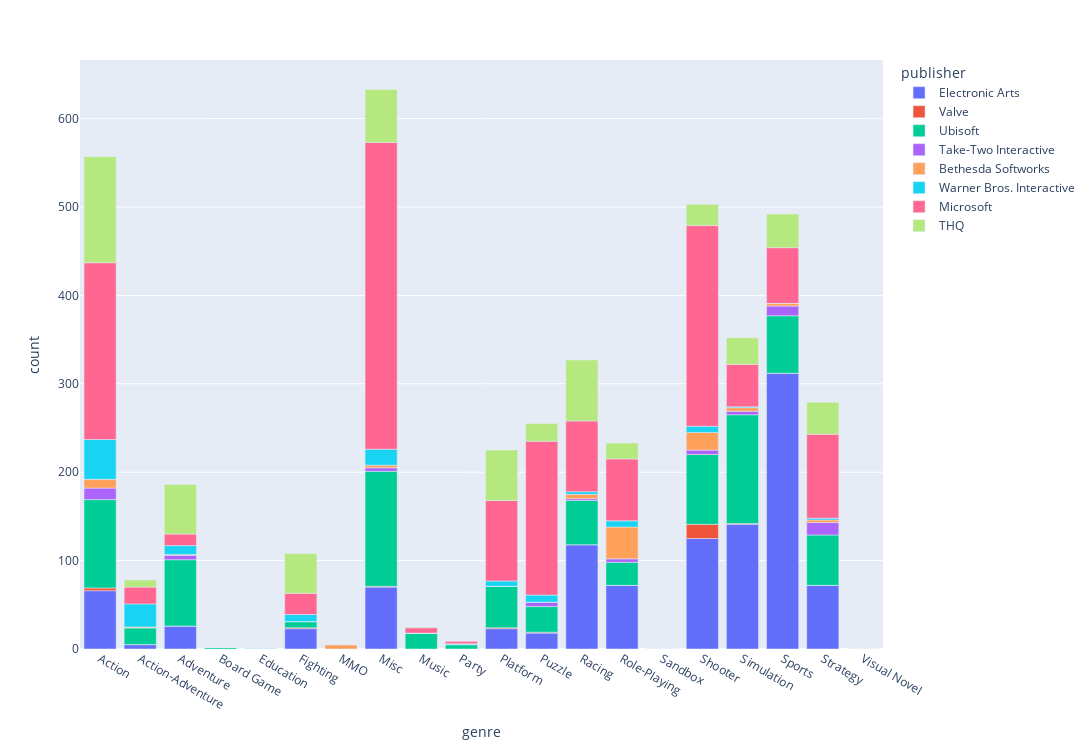

Source (notebook cell):
### Code cell
fig = px.bar(df_genres_per_west_publisher_melted_for_plot, x='genre', y='count', color='publisher', height=750, width=1920)
fig.show()

### Figure 1 — Plotly figure (JSON) as saved in the notebook; plotly's stock layout.template omitted (floating-point values rounded to 4 significant figures)
{"data": [{"alignmentgroup": "True", "hovertemplate": "publisher=Electronic Arts<br>genre=%{x}<br>count=%{y}<extra></extra>", "legendgroup": "Electronic Arts", "marker": {"color": "#636efa", "pattern": {"shape": ""}}, "name": "Electronic Arts", "offsetgroup": "Electronic Arts", "orientation": "v", "showlegend": true, "textposition": "auto", "type": "bar", "x": ["Action", "Action-Adventure", "Adventure", "Board Game", "Education", "Fighting", "MMO", "Misc", "Music", "Party", "Platform", "Puzzle", "Racing", "Role-Playing", "Sandbox", "Shooter", "Simulation", "Sports", "Strategy", "Visual Novel"], "xaxis": "x", "y": [66, 5, 26, 0, 0, 23, 0, 70, 0, 0, 23, 18, 118, 72, 0, 125, 141, 312, 72, 0], "yaxis": "y"}, {"alignmentgroup": "True", "hovertemplate": "publisher=Valve<br>genre=%{x}<br>count=%{y}<extra></extra>", "legendgroup": "Valve", "marker": {"color": "#EF553B", "pattern": {"shape": ""}}, "name": "Valve", "offsetgroup": "Valve", "orientation": "v", "showlegend": true, "textposition": "auto", "type": "bar", "x": ["Action", "Action-Adventure", "Adventure", "Board Game", "Education", "Fighting", "MMO", "Misc", "Music", "Party", "Platform", "Puzzle", "Racing", "Role-Playing", "Sandbox", "Shooter", "Simulation", "Sports", "Strategy", "Visual Novel"], "xaxis": "x", "y": [3, 0, 0, 0, 0, 1, 0, 1, 0, 0, 1, 1, 0, 0, 0, 16, 1, 0, 0, 0], "yaxis": "y"}, {"alignmentgroup": "True", "hovertemplate": "publisher=Ubisoft<br>genre=%{x}<br>count=%{y}<extra></extra>", "legendgroup": "Ubisoft", "marker": {"color": "#00cc96", "pattern": {"shape": ""}}, "name": "Ubisoft", "offsetgroup": "Ubisoft", "orientation": "v", "showlegend": true, "textposition": "auto", "type": "bar", "x": ["Action", "Action-Adventure", "Adventure", "Board Game", "Education", "Fighting", "MMO", "Misc", "Music", "Party", "Platform", "Puzzle", "Racing", "Role-Playing", "Sandbox", "Shooter", "Simulation", "Sports", "Strategy", "Visual Novel"], "xaxis": "x", "y": [100, 19, 75, 2, 0, 7, 0, 130, 18, 5, 47, 29, 50, 26, 0, 79, 123, 65, 57, 0], "yaxis": "y"}, {"alignmentgroup": "True", "hovertemplate": "publisher=Take-Two Interactive<br>genre=%{x}<br>count=%{y}<extra></extra>", "legendgroup": "Take-Two Interactive", "marker": {"color": "#ab63fa", "pattern": {"shape": ""}}, "name": "Take-Two Interactive", "offsetgroup": "Take-Two Interactive", "orientation": "v", "showlegend": true, "textposition": "auto", "type": "bar", "x": ["Action", "Action-Adventure", "Adventure", "Board Game", "Education", "Fighting", "MMO", "Misc", "Music", "Party", "Platform", "Puzzle", "Racing", "Role-Playing", "Sandbox", "Shooter", "Simulation", "Sports", "Strategy", "Visual Novel"], "xaxis": "x", "y": [13, 0, 5, 0, 0, 0, 0, 4, 0, 0, 0, 5, 2, 4, 0, 5, 4, 11, 14, 0], "yaxis": "y"}, {"alignmentgroup": "True", "hovertemplate": "publisher=Bethesda Softworks<br>genre=%{x}<br>count=%{y}<extra></extra>", "legendgroup": "Bethesda Softworks", "marker": {"color": "#FFA15A", "pattern": {"shape": ""}}, "name": "Bethesda Softworks", "offsetgroup": "Bethesda Softworks", "orientation": "v", "showlegend": true, "textposition": "auto", "type": "bar", "x": ["Action", "Action-Adventure", "Adventure", "Board Game", "Education", "Fighting", "MMO", "Misc", "Music", "Party", "Platform", "Puzzle", "Racing", "Role-Playing", "Sandbox", "Shooter", "Simulation", "Sports", "Strategy", "Visual Novel"], "xaxis": "x", "y": [10, 1, 1, 0, 0, 0, 5, 3, 0, 0, 0, 0, 5, 36, 0, 20, 4, 3, 3, 0], "yaxis": "y"}, {"alignmentgroup": "True", "hovertemplate": "publisher=Warner Bros. Interactive<br>genre=%{x}<br>count=%{y}<extra></extra>", "legendgroup": "Warner Bros. Interactive", "marker": {"color": "#19d3f3", "pattern": {"shape": ""}}, "name": "Warner Bros. Interactive", "offsetgroup": "Warner Bros. Interactive", "orientation": "v", "showlegend": true, "textposition": "auto", "type": "bar", "x": ["Action", "Action-Adventure", "Adventure", "Board Game", "Education", "Fighting", "MMO", "Misc", "Music", "Party", "Platform", "Puzzle", "Racing", "Role-Playing", "Sandbox", "Shooter", "Simulation", "Sports", "Strategy", "Visual Novel"], "xaxis": "x", "y": [45, 26, 10, 0, 1, 8, 0, 18, 0, 1, 6, 8, 3, 7, 0, 7, 1, 0, 2, 0], "yaxis": "y"}, {"alignmentgroup": "True", "hovertemplate": "publisher=Microsoft<br>genre=%{x}<br>count=%{y}<extra></extra>", "legendgroup": "Microsoft", "marker": {"color": "#FF6692", "pattern": {"shape": ""}}, "name": "Microsoft", "offsetgroup": "Microsoft", "orientation": "v", "showlegend": true, "textposition": "auto", "type": "bar", "x": ["Action", "Action-Adventure", "Adventure", "Board Game", "Education", "Fighting", "MMO", "Misc", "Music", "Party", "Platform", "Puzzle", "Racing", "Role-Playing", "Sandbox", "Shooter", "Simulation", "Sports", "Strategy", "Visual Novel"], "xaxis": "x", "y": [200, 19, 13, 0, 0, 24, 0, 347, 6, 3, 91, 174, 80, 70, 0, 227, 48, 63, 95, 0], "yaxis": "y"}, {"alignmentgroup": "True", "hovertemplate": "publisher=THQ<br>genre=%{x}<br>count=%{y}<extra></extra>", "legendgroup": "THQ", "marker": {"color": "#B6E880", "pattern": {"shape": ""}}, "name": "THQ", "offsetgroup": "THQ", "orientation": "v", "showlegend": true, "textposition": "auto", "type": "bar", "x": ["Action", "Action-Adventure", "Adventure", "Board Game", "Education", "Fighting", "MMO", "Misc", "Music", "Party", "Platform", "Puzzle", "Racing", "Role-Playing", "Sandbox", "Shooter", "Simulation", "Sports", "Strategy", "Visual Novel"], "xaxis": "x", "y": [120, 8, 56, 0, 0, 45, 0, 60, 1, 0, 57, 20, 69, 18, 0, 24, 30, 38, 36, 0], "yaxis": "y"}], "layout": {"barmode": "relative", "height": 750, "legend": {"title": {"text": "publisher"}, "tracegroupgap": 0}, "margin": {"t": 60}, "width": 1920, "xaxis": {"anchor": "y", "domain": [0, 1], "title": {"text": "genre"}}, "yaxis": {"anchor": "x", "domain": [0, 1], "title": {"text": "count"}}}}
